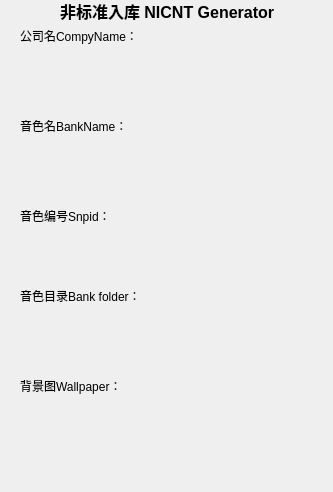
<?xml version="1.0" encoding="UTF-8"?>
<ui version="4.0">
 <class>Widget</class>
 <widget class="QWidget" name="Widget">
  <property name="geometry">
   <rect>
    <x>0</x>
    <y>0</y>
    <width>333</width>
    <height>492</height>
   </rect>
  </property>
  <property name="windowTitle">
   <string>Widget</string>
  </property>
  <property name="styleSheet">
   <string notr="true"/>
  </property>
  <widget class="QLabel" name="label">
   <property name="geometry">
    <rect>
     <x>20</x>
     <y>20</y>
     <width>131</width>
     <height>31</height>
    </rect>
   </property>
   <property name="text">
    <string>公司名CompyName：</string>
   </property>
  </widget>
  <widget class="QLabel" name="label_2">
   <property name="geometry">
    <rect>
     <x>20</x>
     <y>110</y>
     <width>131</width>
     <height>31</height>
    </rect>
   </property>
   <property name="text">
    <string>音色名BankName：</string>
   </property>
  </widget>
  <widget class="QLabel" name="label_3">
   <property name="geometry">
    <rect>
     <x>20</x>
     <y>200</y>
     <width>131</width>
     <height>31</height>
    </rect>
   </property>
   <property name="text">
    <string>音色编号Snpid：</string>
   </property>
  </widget>
  <widget class="QLabel" name="label_4">
   <property name="geometry">
    <rect>
     <x>20</x>
     <y>280</y>
     <width>151</width>
     <height>31</height>
    </rect>
   </property>
   <property name="text">
    <string>音色目录Bank folder：</string>
   </property>
  </widget>
  <widget class="QLabel" name="label_5">
   <property name="geometry">
    <rect>
     <x>60</x>
     <y>0</y>
     <width>251</width>
     <height>21</height>
    </rect>
   </property>
   <property name="styleSheet">
    <string notr="true">font: bold 16px</string>
   </property>
   <property name="text">
    <string>非标准入库 NICNT Generator</string>
   </property>
  </widget>
  <widget class="QLabel" name="label_6">
   <property name="geometry">
    <rect>
     <x>20</x>
     <y>370</y>
     <width>251</width>
     <height>31</height>
    </rect>
   </property>
   <property name="text">
    <string>背景图Wallpaper：</string>
   </property>
  </widget>
 </widget>
 <resources/>
 <connections/>
</ui>
